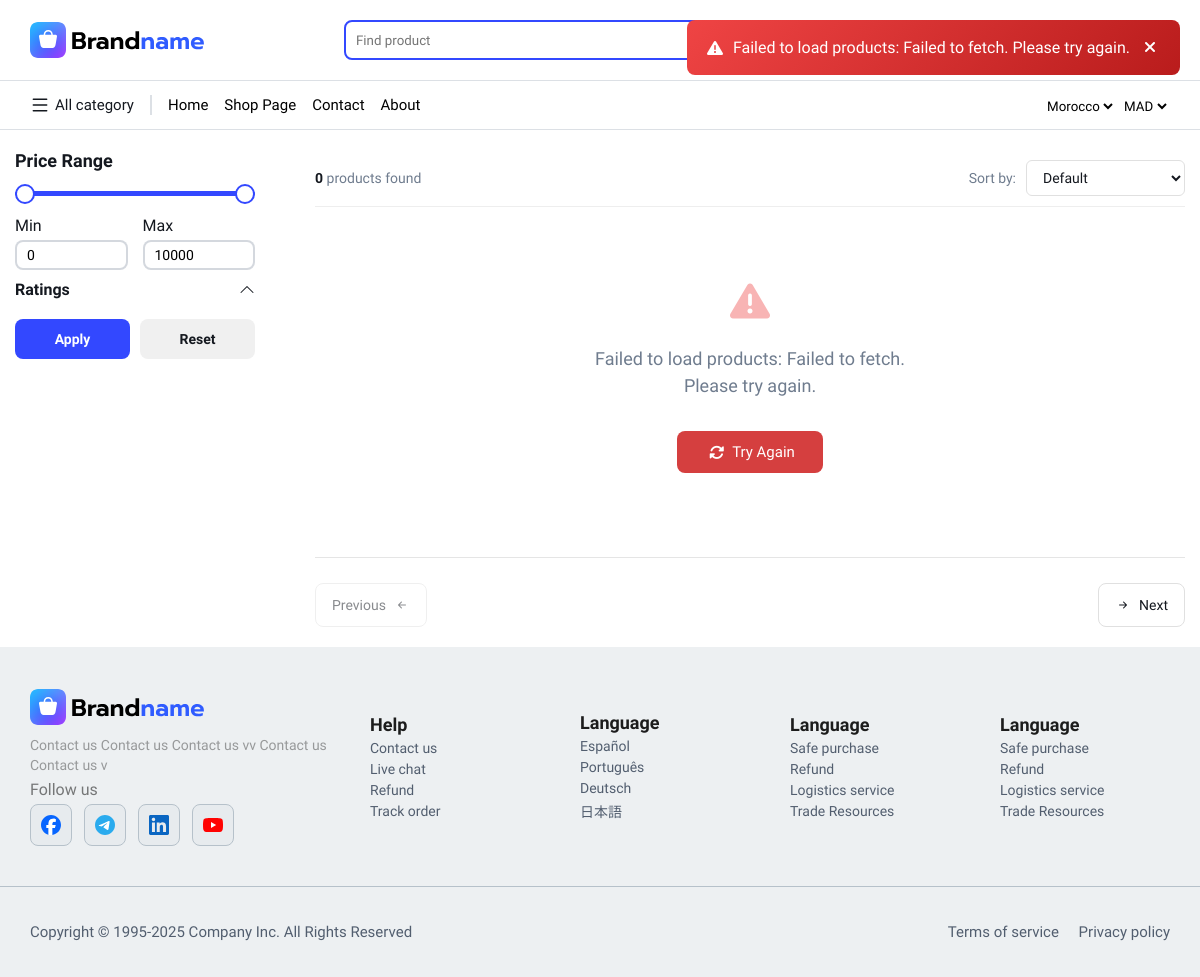
The page /shop/ on the database as committed earlier.
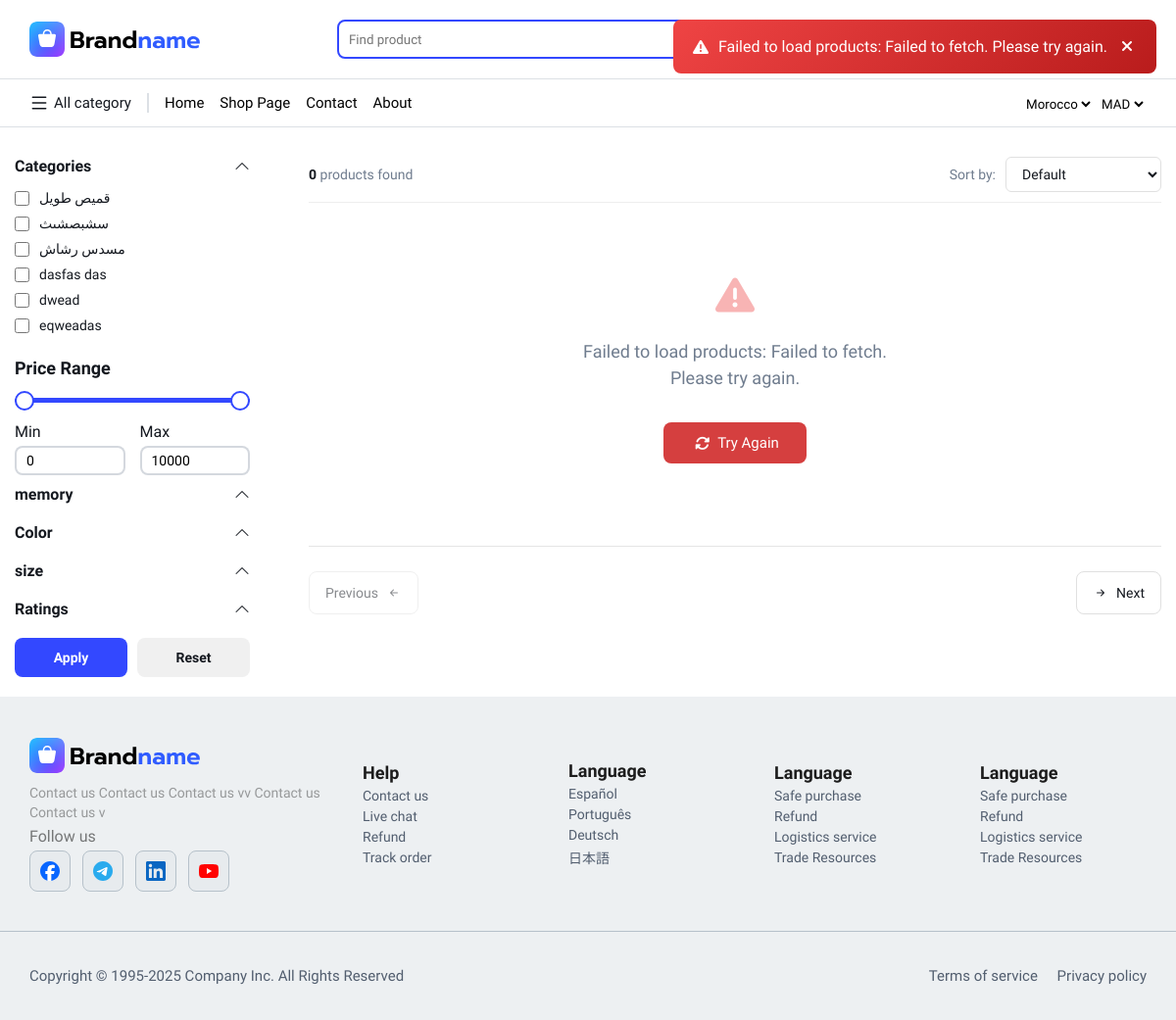
The same page on the database as committed later.
### products/models.py (models this page shows, shortened)
class Category(models.Model):
    name = models.CharField(max_length=200)
    image = models.ImageField(upload_to='category/')
    class Meta:
        verbose_name_plural = "Categories"

### website/views.py (the view)
# urls.py: path('shop/',views.Shop,name='Shop'),
def Shop(request):
    base_context = Base(request)  # جلب logo
    categorys = Category.objects.all()
    options = Option.objects.all()
    color = Color.objects.all()
    size = Size.objects.all()
    context = {
        "category": categorys,
        "options": options,
        "colors": color,
        "sizes": size,
    }
    context.update(base_context)  # دمج logo مع بقية البيانات
    return render(request, 'shop.html', context)

### website/templates/shop.html (shortened to what this page needs)
{% extends 'base.html' %}
{% load static %}
{% block content %}
<link rel="stylesheet" href="{% static 'css/shop.css' %}">
<div class="product-container">
    <div class="filter-section">
        {% if category %}
        <div class="filter-group">
            <div class="filter-header">
                <span>Categories</span>
                <svg xmlns="http://www.w3.org/2000/svg" width="16" height="16" fill="currentColor" class="bi bi-chevron-up" viewBox="0 0 16 16">
                    <path fill-rule="evenodd" d="M1.646 10.854a.5.5 0 0 0 .708 0L8 5.207l5.646 5.647a.5.5 0 0 0 .708-.708l-6-6a.5.5 0 0 0-.708 0l-6 6a.5.5 0 0 0 0 .708z"/>
                </svg>
            </div>
            <div class="filter-body active">
                {% for category in category %}
                    <div class="filter-item">
                        <input type="checkbox"
                            name="category"
                            id="category_{{ category.id }}"
                            value="{{ category.id }}"
                            class="category-checkbox">
                        <label for="category_{{ category.id }}">{{ category.name|slice:":10" }}</label>
                    </div>
                {% endfor %}
            </div>
        </div>
        {% endif %}
<div class="price-filter">
    <h3 class="price-title">Price Range</h3>
    <div class="slider-container">
        <div class="slider-track"></div>
        <input type="range" min="0" max="10000" value="0" id="range-min">
        <input type="range" min="0" max="10000" value="10000" id="range-max">
    </div>
    <div class="price-values">
        <div class="price-values-input">
            <span>Min</span>
            <input type="number" id="min-price" value="0" min="0" max="10000">
        </div>
        <div class="price-values-input">
            <span>Max</span>
            <input type="number" id="max-price" value="10000" min="0" max="10000">
        </div>
    </div>
</div>
        {% if colors %}
        <div class="filter-group">
            <div class="filter-header">
                <span>{{option_3}}</span>
                <svg xmlns="http://www.w3.org/2000/svg" width="16" height="16" fill="currentColor" class="bi bi-chevron-up" viewBox="0 0 16 16">
                    <path fill-rule="evenodd" d="M1.646 10.854a.5.5 0 0 0 .708 0L8 5.207l5.646 5.647a.5.5 0 0 0 .708-.708l-6-6a.5.5 0 0 0-.708 0l-6 6a.5.5 0 0 0 0 .708z"/>
                </svg>
            </div>
        </div>
        {% endif %}
        {% if options %}
        <div class="filter-group">
            <div class="filter-header">
                <span>{{option_1}}</span>
                <svg xmlns="http://www.w3.org/2000/svg" width="16" height="16" fill="currentColor" class="bi bi-chevron-up" viewBox="0 0 16 16">
                    <path fill-rule="evenodd" d="M1.646 10.854a.5.5 0 0 0 .708 0L8 5.207l5.646 5.647a.5.5 0 0 0 .708-.708l-6-6a.5.5 0 0 0-.708 0l-6 6a.5.5 0 0 0 0 .708z"/>
                </svg>
            </div>
        </div>
        {% endif %}
        {% if sizes %}
        <div class="filter-group">
            <div class="filter-header">
                <span>{{option_2}}</span>
                <svg xmlns="http://www.w3.org/2000/svg" width="16" height="16" fill="currentColor" class="bi bi-chevron-up" viewBox="0 0 16 16">
                    <path fill-rule="evenodd" d="M1.646 10.854a.5.5 0 0 0 .708 0L8 5.207l5.646 5.647a.5.5 0 0 0 .708-.708l-6-6a.5.5 0 0 0-.708 0l-6 6a.5.5 0 0 0 0 .708z"/>
                </svg>
            </div>
        </div>
        {% endif %}
        <div class="filter-group">
            <div class="filter-header">
                <span>Ratings</span>
                <svg xmlns="http://www.w3.org/2000/svg" width="16" height="16" fill="currentColor" class="bi bi-chevron-up" viewBox="0 0 16 16">
                    <path fill-rule="evenodd" d="M1.646 10.854a.5.5 0 0 0 .708 0L8 5.207l5.646 5.647a.5.5 0 0 0 .708-.708l-6-6a.5.5 0 0 0-.708 0l-6 6a.5.5 0 0 0 0 .708z"/>
                </svg>
            </div>
        </div>
        <div class="filter-buttons">
            <button id="apply-filter-btn" type="button">Apply</button>
            <button id="reset-filter-btn" type="button">Reset</button>
        </div>
    </div>
    <div class="all-products-section">
        <div class="product-controls">
            <div class="product-count">
                <span id="total-products">0</span> products found
            </div>
            <div class="sort-options">
                <label for="sort-by">Sort by:</label>
                <select id="sort-by">
                    <option value="default">Default</option>
                </select>
            </div>
        </div>
        <div id="product-section" class="product-section">
        </div>
        <div class="pagination-section">
            <div class="pagination-btn">
                <button id="prev-btn" disabled>
                    <span>Previous</span>
                    <span><i class="bi bi-arrow-left-short"></i></span>
                </button>
            </div>
            <div class="pagination-btn">
                <button id="next-btn">
                    <span><i class="bi bi-arrow-right-short"></i></span>
                    <span>Next</span>
                </button>
            </div>
        </div>
    </div>
</div>
{% endblock %}

### website/templates/base.html (shortened to what this page needs)
<!DOCTYPE html>
<html lang="en">
<head>
    {% load static %}
    <link rel="stylesheet" href="https://cdn.jsdelivr.net/npm/bootstrap-icons@1.13.1/font/bootstrap-icons.min.css">
    <link rel="stylesheet" href="https://cdn.jsdelivr.net/npm/bootstrap-icons@1.11.3/font/bootstrap-icons.css">
    <link rel="stylesheet" href="https://cdnjs.cloudflare.com/ajax/libs/font-awesome/6.5.0/css/all.min.css">
    <link rel="stylesheet" href="{% static 'css/base.css' %}">
    <link rel="stylesheet" href="{% static 'css/config.css' %}">
</head>
<body>
    <div class="header-contener">
        <header>
            <div class="logo-head">
                {% if logo %}
                    <img src="{{ logo.logo.url }}" alt="Store Logo">
                {% else %}
                    <img  src="{% static 'imges\icon\Brand-logo.svg' %}" alt="">
                {% endif %}
            </div>
            <div class="searsh-head">
                <div class="searsh-section">
                    <input type="text" name="" id="searsh-head-inpur" placeholder="Find product">
                    <select  name="" id="select-header">
                        <option value="">All category</option>
                    </select>
                    <button onclick="saarchfunstion(document.getElementById('searsh-head-inpur').value,document.getElementById('select-header').value)">Search</button>
                </div>
            </div>
            {% if user.is_authenticated %}
                <div class="play-icon-list">
                    <a href="{% url 'profile' %}" class="order-icon-head order-icon-head22">
                        <img src="{% static 'imges/icon/delivery-box-02.svg' %}" alt="">
                        <span>Orders</span>
                    </a>
                    <a href="{% url 'profile' %}" class="order-icon-head order-icon-head22">
                        <img src="{% static 'imges/icon/favourite.svg' %}" alt="">
                        <span>Saved</span>
                    </a>
                    <a href="{% url 'cart_page' %}" class="order-icon-head">
                        <img src="{% static 'imges/icon/shopping-basket-01.svg' %}" alt="">
                        <span>My cart</span>
                    </a>
                    <a href="{% url 'profile' %}" class="order-icon-head">
                        <i class="bi bi-person"></i>
                        <span>profile</span>
                    </a>
                </div>
            {% else %}
                <div class="auth-bottons">
                    <a href="{% url 'login_page' %}">
                        <button>
                            <span>Sign in</span>
                            <span><i class="bi bi-person-circle"></i></span>
                        </button>
                    </a>
                    <a href="{% url 'cart_page' %}" class="order-icon-head phone-card-icone">
                        <img src="\static\imges\icon\Style=Stroke, Type=Rounded (1).svg" alt="">
                    </a>
                </div>
            {% endif %}
        </header>
    </div>
    <div class="header-contener-pages-links">
        <div class="header-contener-pages-links-main">
            <div class="head-2-pages-list">
                <div hover="show_category_name()" id="show-5-category-name" class="page-name All-category-name">
                    <span> <img src="\static\imges\icon\menu-01.svg" alt=""></span>
                    <span>All category</span>
                </div>
                <div class="page-name"><a href="{% url 'home' %}">Home</a></div>
                <div class="page-name"><a href="{% url 'Shop' %}">Shop Page</a></div>
                <div class="page-name"><a href="{% url 'Contact' %}">Contact</a> </div>
                <div class="page-name"><a href="{% url 'about' %}">About</a>  </div>
            </div>
            <div class="site-controul">
                <select name="" id="">
                    <option value="1">{{countries}}</option>
                </select>
                <select name="" id="">
                    <option value="1">{{currency}}</option>
                </select>
            </div>
        </div>
    </div>
    {% block content %}
    {% endblock %}
    <div class="footer-content">
        <footer>
        <div class="footer-section-one">
            <div class="fout-pages">
                <h1>
                    {% if logo %}
                    <img src="{{ logo.logo.url }}" alt="Store Logo">
                    {% else %}
                        <img  src="{% static 'imges\icon\Brand-logo.svg' %}" alt="">
                    {% endif %}
                </h1>
                <p> Contact us Contact us Contact us vv Contact us Contact us v</p>
                <h3>Follow us</h3>
                <div class="Follow-us-section">
                    <a href="{{ logo.youtube|default:'#' }}"><img src="{% static 'imges/icon/Icons-app.svg' %}" alt=""></a>
                    <a href="{{ logo.facebook|default:'#' }}"><img src="{% static 'imges/icon/Icons-app (3).svg' %}" alt=""></a>
                    <a href="{{ logo.instagram|default:'#' }}"><img src="{% static 'imges/icon/Icons-app (2).svg' %}" alt=""></a>
                    <a href="{{ logo.whatsapp|default:'#' }}"><img src="{% static 'imges/icon/Icons-app (1).svg' %}" alt=""></a>
                </div>
            </div>
            <div class="fout-pages">
                <h1>Help</h1>
                <a href="">Contact us</a>
                <a href="">Live chat</a>
                <a href="">Refund</a>
                <a href="">Track order</a>
            </div>
            <div class="fout-pages">
                <h1>Language</h1>
                <a href="">Español</a>
                <a href="">Português</a>
                <a href="">Deutsch</a>
                <a href="">日本語</a>
            </div>
            <div class="fout-pages">
                <h1>Language</h1>
                <a href="">Safe purchase</a>
                <a href="">Refund</a>
                <a href="">Logistics service</a>
                <a href="">Trade Resources</a>
            </div>
            <div class="fout-pages">
                <h1>Language</h1>
                <a href="">Safe purchase</a>
                <a href="">Refund</a>
                <a href="">Logistics service</a>
                <a href="">Trade Resources</a>
            </div>
        </div>
        <div class="hr"></div>
        <div class="footer-section-bottom">
            <div class="footer-bottom-text">
                Copyright © 1995-2025 Company Inc. All Rights Reserved
            </div>
            <div class="footer-bottom-links">
                <a href="">Terms of service</a>
                <a href="">Privacy policy</a>
            </div>
        </div>
    </footer>
    </div>
</body>
</html>

Rows that differ between the two databases and show on the page:
added Category: name "قميص طويل"
added Category: name "سشبصشىث"
added Category: name "مسدس رشاش"
added Category: name "dasfas das"
added Category: name "dwead"
added Category: name "eqweadas"
Other text that changed with them:
{{ option_3 }}: (not shown) → "memory"
{{ option_1 }}: (not shown) → "Color"
{{ option_2 }}: (not shown) → "size"
text now shown: "Categories"
